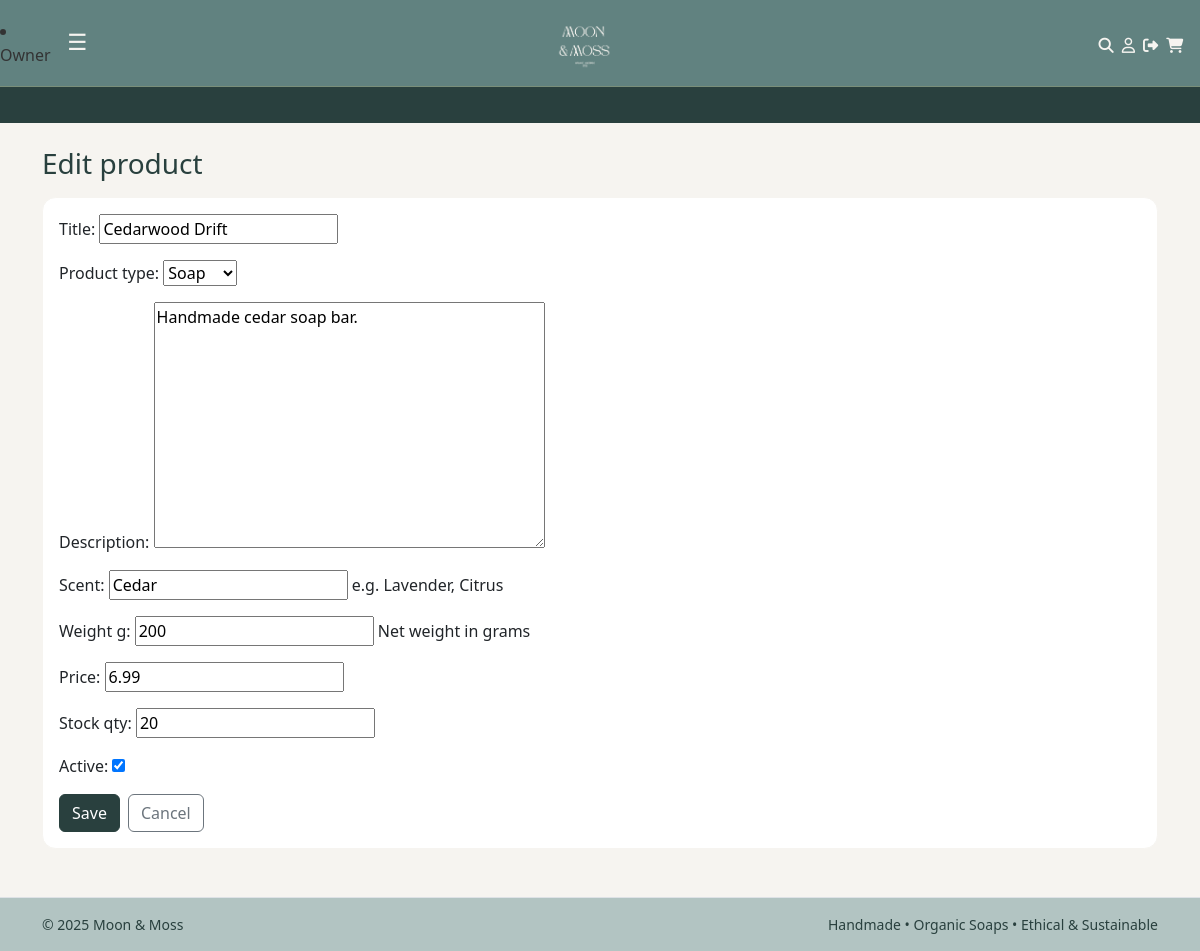
The app's page /owner/products/6/edit/ (signed in), older data.
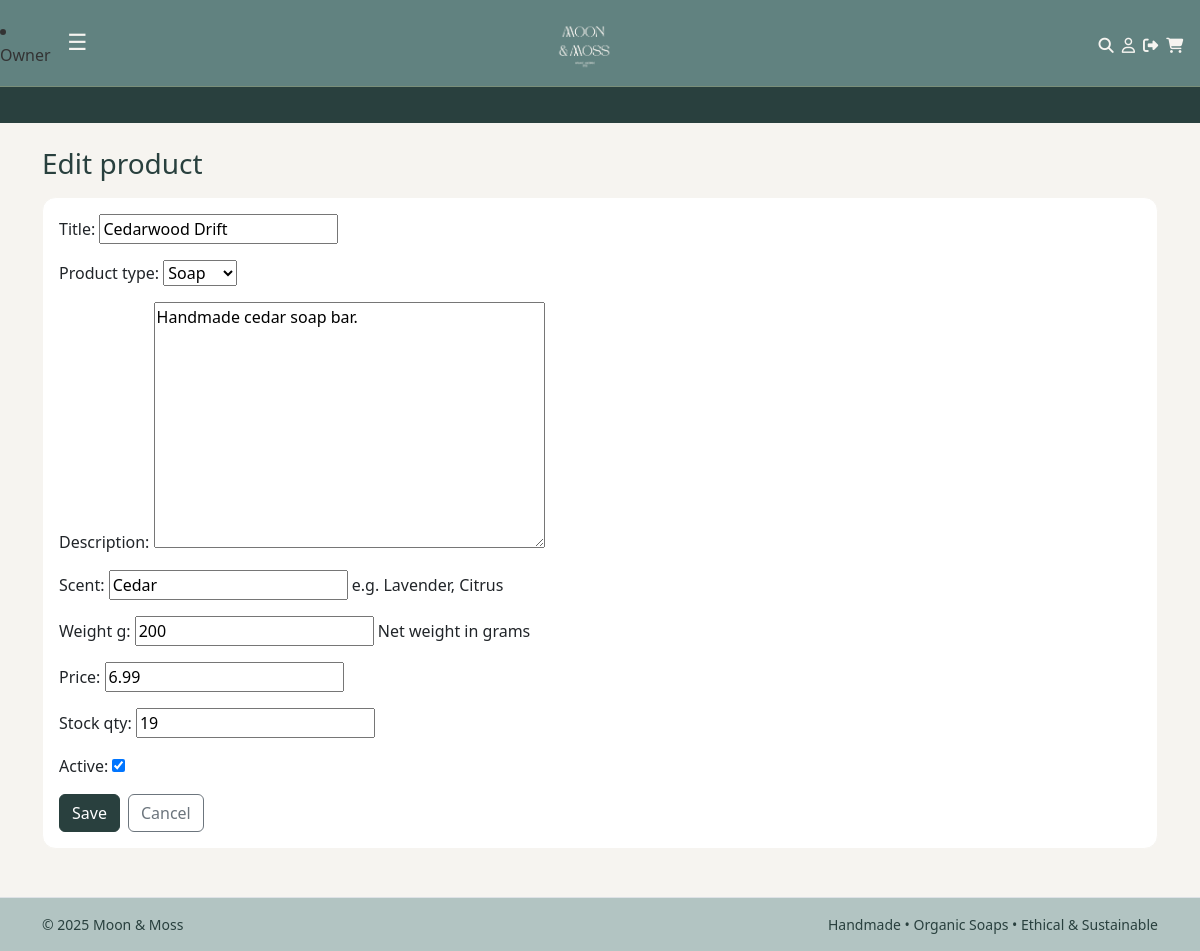
The same page, newer data.
### catalog/models.py (models this page shows, shortened)
class Product(models.Model):
    CANDLE = "CANDLE"
    SOAP = "SOAP"
    TYPES = [
        (CANDLE, "Candle"),
        (SOAP, "Soap"),
    ]
    title = models.CharField(max_length=160)
    slug = models.SlugField(max_length=180, unique=True, blank=True)
    product_type = models.CharField(max_length=12, choices=TYPES)
    description = models.TextField(blank=True)
    scent = models.CharField(max_length=50, help_text="e.g. Lavender, Citrus")
    weight_g = models.PositiveIntegerField(help_text="Net weight in grams")
    price = models.DecimalField(max_digits=6, decimal_places=2)
    stock_qty = models.PositiveIntegerField(default=0)
    active = models.BooleanField(default=True)
    created_at = models.DateTimeField(auto_now_add=True)
    class Meta:
        ordering = ["title"]

### owner/views.py (the view)
# urls.py: path("owner/products/<int:pk>/edit/", views.product_edit, name="owner_product_edit"),
@staff_member_required
def product_edit(request, pk):
    product = get_object_or_404(Product, pk=pk)
    form = ProductForm(request.POST or None, instance=product)
    if request.method == "POST" and form.is_valid():
        form.save()
        return redirect("owner_products")
    return render(request, "owner/product_form.html", {"form": form, "mode": "Edit", "product": product})

### owner/forms.py
class ProductForm(forms.ModelForm):
    class Meta:
        model = Product
        fields = [
            "title",
            "product_type",
            "description",
            "scent",
            "weight_g",
            "price",
            "stock_qty",
            "active",
        ]

### owner/templates/owner/product_form.html (shortened to what this page needs)
{% extends "base.html" %}
{% block content %}
<h1 class="h3 mb-3">{{ mode }} product</h1>
<form method="post" class="card p-3">
  {{ form.as_p }}
  <div class="d-flex gap-2">
    <button class="btn btn-primary" type="submit">Save</button>
    <a class="btn btn-outline-secondary" href="{% url 'owner_products' %}">Cancel</a>
  </div>
</form>
{% endblock %}

Row changes from the older to the newer data that the page shows:
changed Product "Cedarwood Drift": stock_qty "20" → "19"
